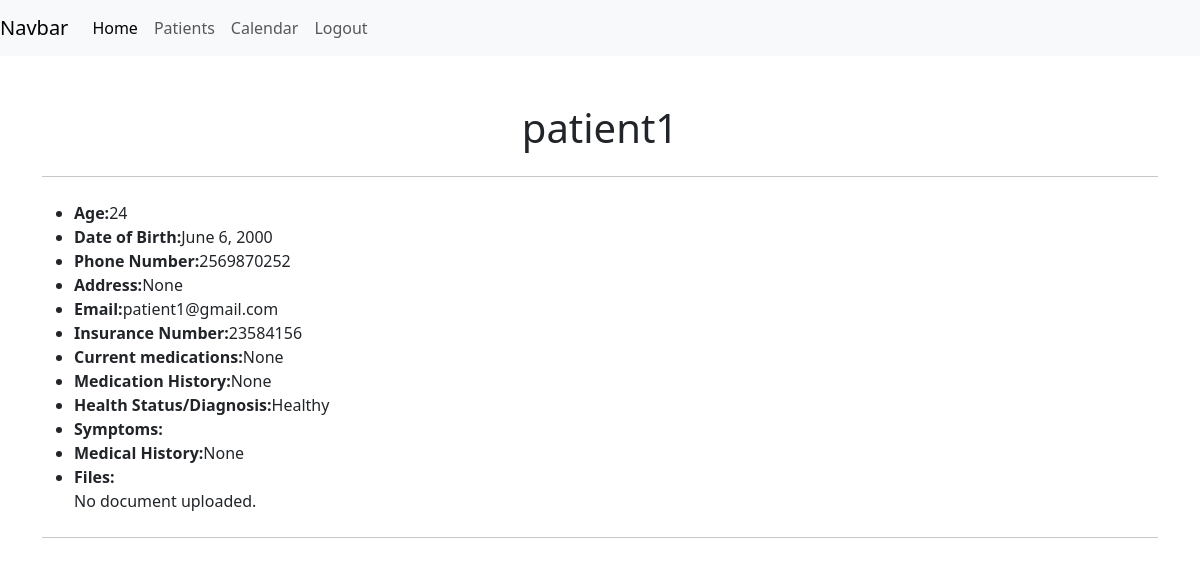
The page /patient_info/1 on the database as committed earlier.
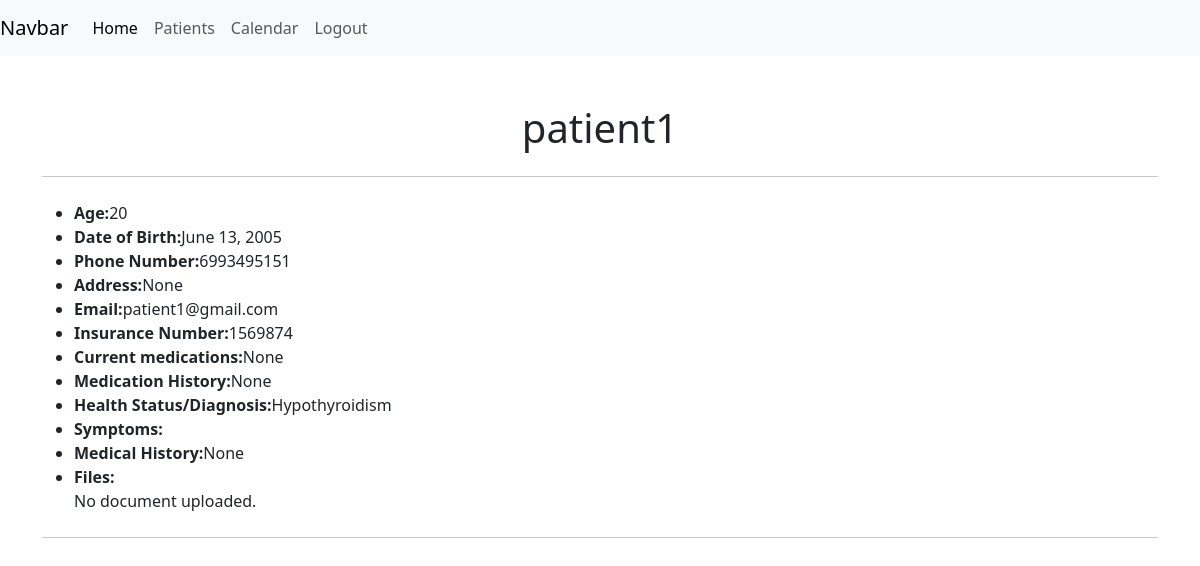
The same page on the database as committed later.
### main/models.py (models this page shows, shortened)
class Patient(models.Model):
    full_name=models.CharField('Full Name',max_length=200,unique=True)
    age = models.IntegerField('Age')
    date_of_birth = models.DateField('Date of birth', help_text = "Date of birth")
    phone_number = models.CharField('Phone number',max_length=200)
    address = models.CharField('Address',max_length=200,default=None,null=True,blank=True)
    email = models.CharField('Email',max_length=200,unique=True)
    insurance_number = models.CharField('Insurance number',max_length=200,unique=True)
    current_medications = models.TextField('Current medications',help_text="Current medications")
    medication_history = models.TextField('Medication history',help_text="Medication history")
    health_status = models.CharField('Health status or diagnosis', max_length=200)
    symptoms = models.TextField('Symptoms', help_text="Symptoms")
    medical_history = models.TextField('Medical history', help_text="Medical history")
    document=models.FileField(upload_to='documents/', null=True, blank=True)
    doctor = models.ForeignKey(CustomUser, on_delete=models.CASCADE,default=None,null=True,blank=True)

### main/views.py (the view)
# urls.py: path("patient_info/<int:patient_id>",views.patient_info,name="patient_info"),
def patient_info(request,patient_id):
    year=datetime.now().year
    month=datetime.now().month
    patient=get_object_or_404(Patient, id=patient_id)
    patient_details = {
        "id": patient.id,
        "full_name": patient.full_name,
        "email": patient.email,
        "phone_number": patient.phone_number,
        "address": patient.address,
        "age": patient.age,
        "date_of_birth":patient.date_of_birth,
        "insurance_number":patient.insurance_number,
        "current_medications":patient.current_medications,
        "medication_history":patient.medication_history,
        "health_status":patient.health_status,
        "symptoms":patient.symptoms,
        "medical_history":patient.medical_history,
    }
    return render(request, "patientinfo.html", {
        "patient": patient,
        "year": datetime.now().year,
        "month": datetime.now().month,
        "document_url":patient.document.url if patient.document else None,
    })

### main/templates/patientinfo.html (shortened to what this page needs)
{%extends 'layout.html'%}
{%block content%}
{% include 'navbar.html' %}
<div class="container mt-5">
    <h1 class="text-center">{{patient.full_name}}</h1>
    <hr class="my-4">
    <ul><li><strong>Age:</strong>{{patient.age}}</li>
        <li><strong>Date of Birth:</strong>{{patient.date_of_birth}}</li>
        <li><strong>Phone Number:</strong>{{patient.phone_number}}</li>
        <li><strong>Address:</strong>{{patient.address}}</li>
        <li><strong>Email:</strong>{{patient.email}}</li>
        <li><strong>Insurance Number:</strong>{{patient.insurance_number}}</li>
        <li><strong>Current medications:</strong>{{patient.current_medications}}</li>
        <li><strong>Medication History:</strong>{{patient.medication_history}}</li>
        <li><strong>Health Status/Diagnosis:</strong>{{patient.health_status}}</li>
        <li><strong>Symptoms:</strong>{{patient.symptoms}}</li>
        <li><strong>Medical History:</strong>{{patient.medical_history}}</li>
        <li><strong>Files:</strong>{% if document_url %}
            <p><a href="{{ document_url }}" target="_blank">{{patient.document}}</a></p>
        {% else %}
            <p>No document uploaded.</p>
        {% endif %}</li>
    </ul>
    <hr class="my-4">
{%endblock%}

### app/templates/layout.html (shortened to what this page needs)
<!DOCTYPE html>
<html>
<head>
  {% load bootstrap5 %}
  {% bootstrap_css %}
</head>
<body>
  {% block content %}
  {% endblock %}
</div>
</body>
</html>

### main/templates/navbar.html (shortened to what this page needs)
<nav class="navbar navbar-expand-lg navbar-light bg-light">
    <a class="navbar-brand" href="#">Navbar</a>
    <div class="collapse navbar-collapse" id="navbarNavAltMarkup">
        <div class="collapse navbar-collapse" id="navbarNavAltMarkup">
            <div class="navbar-nav">
              <a class="nav-item nav-link active" href="{% url 'index_view' month year %}">Home</a>
              <a class="nav-item nav-link" href="{%url 'patient_list'%}">Patients</a>
              <a class="nav-item nav-link" href="#">Calendar</a>
              <a  class="nav-item nav-link" href="{% url 'logout' %}">Logout</a>
            </div>
          </div>
    </div>
  </nav>

Rows that differ between the two databases and show on the page:
changed Patient "patient1": age "24" → "20"; date_of_birth "June 6, 2000" → "June 13, 2005"; phone_number "2569870252" → "6993495151"; insurance_number "23584156" → "1569874"; health_status "Healthy" → "Hypothyroidism"
